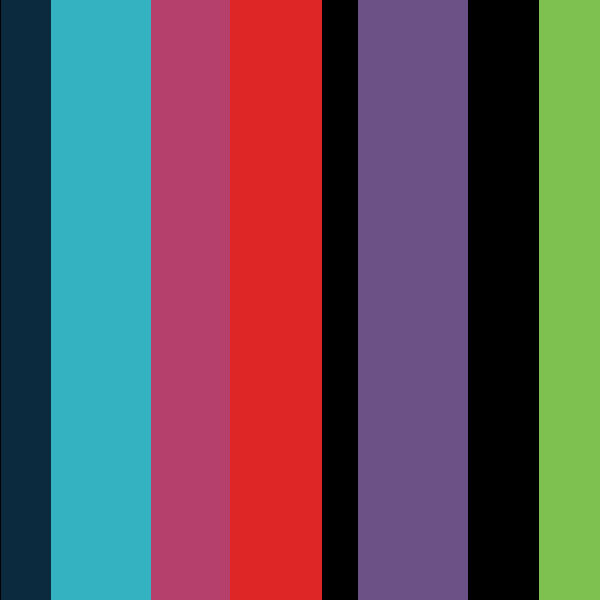
Frame 1 (no input)
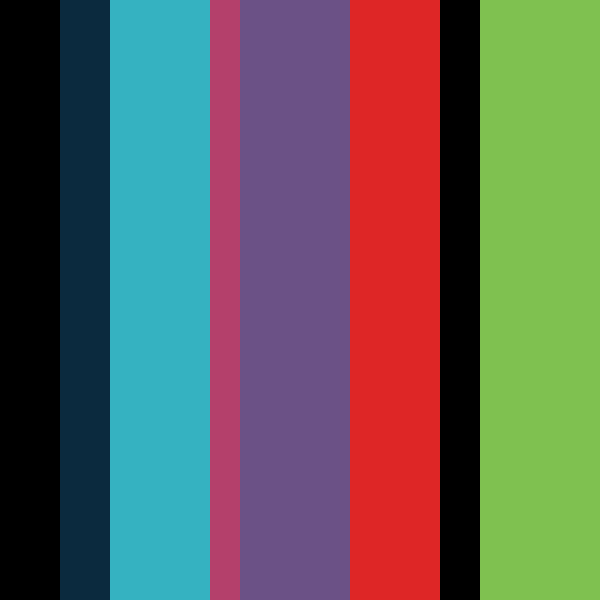
Frame 60 (the mouse pressed at the canvas centre just before this capture)
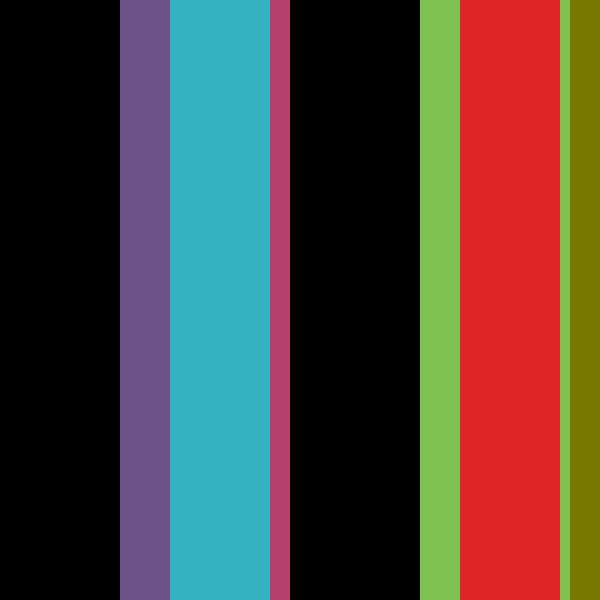
Frame 120 (the mouse held since frame 60 and released just before this capture)

The Processing sketch that drew these frames (run headless with seeded random() and noise(); from frame 60 on, the mouse is pressed at the canvas centre):

// Processing sketch: processing_145967
// ── processing_145967.pde

/* Konkuk University 
 Department of Dynamic Media 
 SOS iDesign 
 Name: AN Junyeong 
 ID: 201420088 
 */

int x = 0; 
int xspeed = 1; 

void setup() { 
  size(600, 600); 
  background(0); 
  smooth();
} 

void draw() {  
  background(0); 
  x = x + xspeed; 
  if ((x < 0)|| (x > width-300) ) { 
    xspeed = xspeed * -1;
  } 
  noStroke(); 
  fill(#0B2A3E); 
  rect(x, 0, 180, height); 
  fill(x*1, x*1, 0); 
  rect(width-x, 0, 200, height); 
  fill(#7FC150); 
  rect(540-x, 0, 150,height);
  fill(x*-1, 0, 0); 
  rect(420-x*3/2, 0, 120, height); 
  fill(#DE2626); 
  rect(220+x*2, 0, 100,height); 
  fill(#B4406B); 
  rect(100+x*1/2, 0, 130, height); 
  fill(#6B5186); 
  rect(360-x*2, 0, 110, height); 
  fill(#35B2C1); 
  rect(50+x, 0, 100, height); 
}
